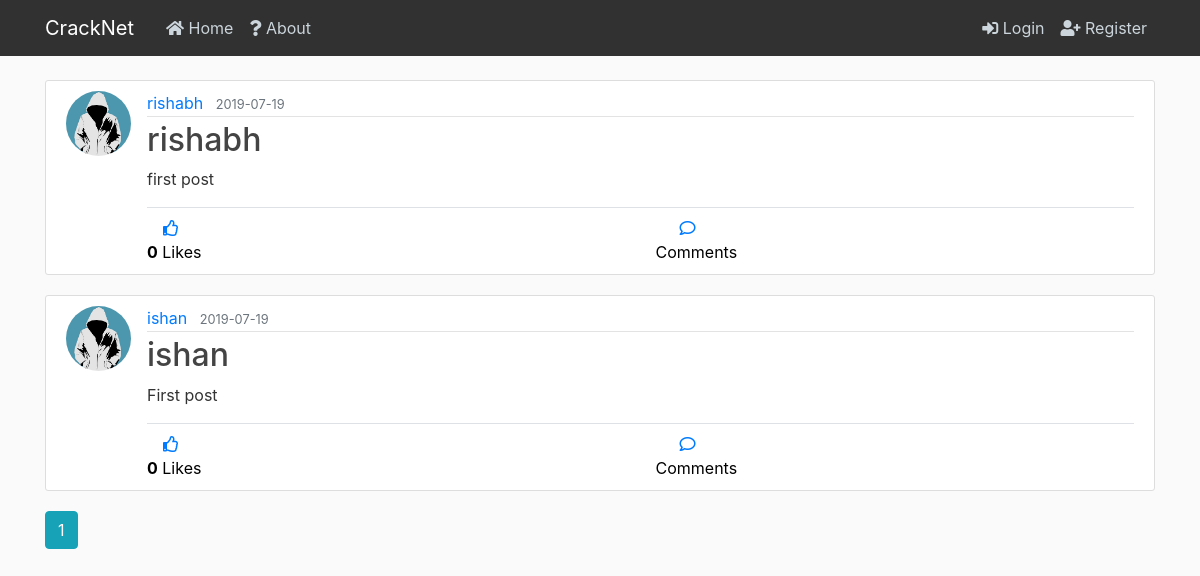
Page /home on the earlier database version.
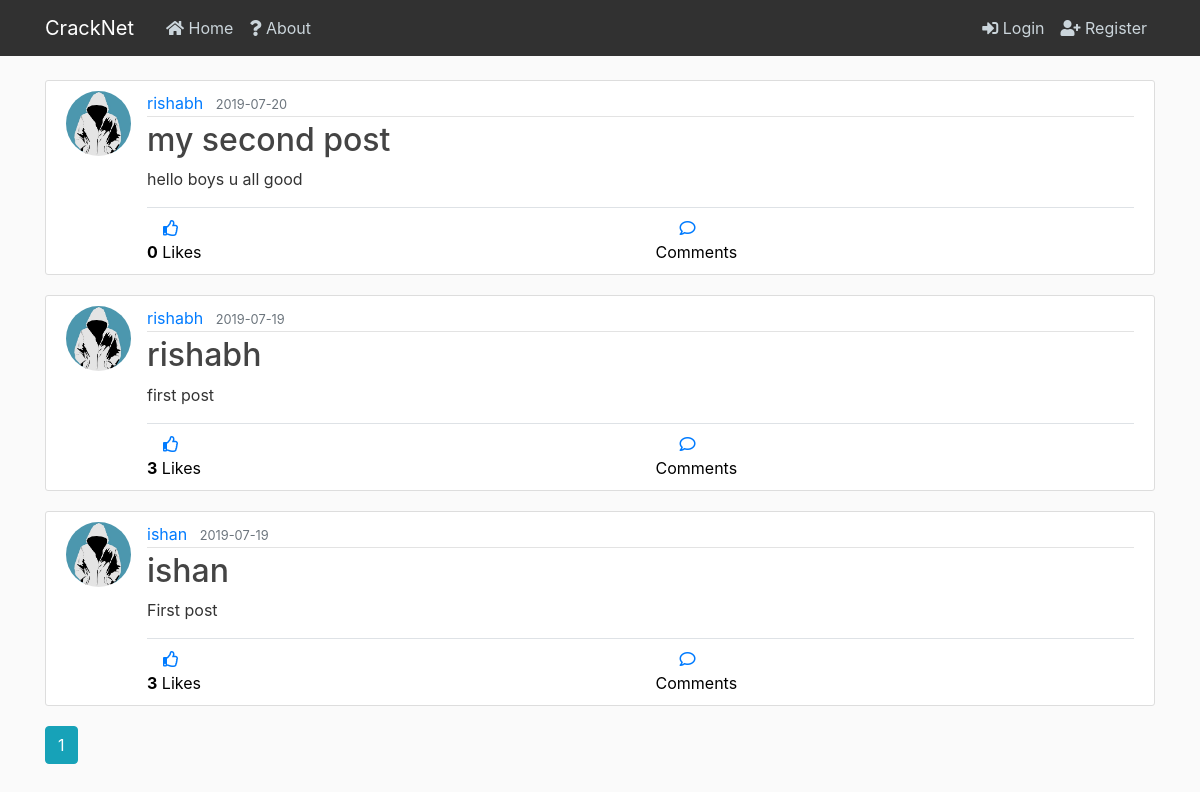
Same page on the later database version.
### flaskblog/models.py (models this page shows, shortened)
class Post(db.Model):
    id = db.Column(db.Integer, primary_key=True)
    title = db.Column(db.String(100), nullable=False)
    date_posted = db.Column(db.DateTime, nullable=False, default=datetime.utcnow)
    content = db.Column(db.Text, nullable=False)
    likes = db.Column(db.Integer, nullable=False, default=0)
    liked_users = db.Column(db.String(100000),default="")
    user_id = db.Column(db.Integer, db.ForeignKey('user.id'), nullable=False)
    comments = db.relationship('Comment', backref='post', lazy=True)

class User(db.Model, UserMixin):
    id = db.Column(db.Integer, primary_key=True)
    username = db.Column(db.String(20), unique=True, nullable=False)
    email = db.Column(db.String(120), unique=True, nullable=False)
    image_file = db.Column(db.String(20), nullable=False, default='default.jpg')
    connections=db.Column(db.Integer, nullable=False, default=0)
    connected_users=db.Column(db.String(100000), default="")
    password = db.Column(db.String(60), nullable=False)
    posts = db.relationship('Post', backref='author', lazy=True)
    comments = db.relationship('Comment', backref='author', lazy=True)
    messages = db.relationship('Message', backref='author', lazy=True)

### flaskblog/routes.py (the view)
@app.route("/home")
def home():
    page = request.args.get('page', 1, type=int)
    posts = Post.query.order_by(Post.date_posted.desc()).paginate(page=page, per_page=5)
    return render_template('home.html', posts=posts)

### flaskblog/templates/home.html
{% extends "layout.html" %}
{% block content %}
    {% for post in posts.items %}
        <article class="media content-section">
          <img class="rounded-circle article-img" src="{{ url_for('static', filename='profile_pics/' + post.author.image_file) }}">
          <div class="media-body">
            <div class="article-metadata">
              {% if current_user.username != post.author.username %}
                <a class="mr-2" href="{{ url_for('profile', username=post.author.username) }}">{{ post.author.username }}</a>
              {% else %}
                <a class="mr-2" href="{{ url_for('account') }}">{{ post.author.username }}</a>
              {% endif %}
              <small class="text-muted">{{ post.date_posted.strftime('%Y-%m-%d') }}</small>
            </div>
            <h2><a class="article-title" href="{{ url_for('post', post_id=post.id) }}">{{ post.title }}</a></h2>
            <p class="article-content">{{ post.content }}</p>
            <div class="like-btn-box border-top pt-2">
              <div class="row">
                <div class="col">
                  <a href="{{ url_for('likes', post_id=post.id) }}"><i class="far fa-thumbs-up ml-3"></i></a><br>
                  <a class="no-color" href="{{ url_for('user_list', content='like', id=post.id) }}"><span><strong>{{post.likes}}</strong> Likes</span></a>
                </div>
                <div class="col">
                  <a class="comment" href="{{ url_for('comments', post_id=post.id) }}"><i class="far fa-comment ml-4"></i></a><br>
                  <a class="no-color" href="{{ url_for('comments', post_id=post.id) }}"><span><strong></strong> Comments</span></a>
                </div>
              </div>
            </div>
          </div>
        </article>
    {% endfor %}
    {% for page_num in posts.iter_pages(left_edge=1, right_edge=1, left_current=1, right_current=2) %}
      {% if page_num %}
        {% if posts.page == page_num %}
          <a class="btn btn-info mb-4" href="{{ url_for('home', page=page_num) }}">{{ page_num }}</a>
        {% else %}
          <a class="btn btn-outline-info mb-4" href="{{ url_for('home', page=page_num) }}">{{ page_num }}</a>
        {% endif %}
      {% else %}
        ...
      {% endif %}
    {% endfor %}
{% endblock content %}

### flaskblog/templates/layout.html (shortened to what this page needs)
<!DOCTYPE html>
<html>
<head>
    <link rel="stylesheet" href="https://maxcdn.bootstrapcdn.com/bootstrap/4.0.0/css/bootstrap.min.css">
    <link rel="stylesheet" href="https://use.fontawesome.com/releases/v5.8.2/css/all.css">
    <link rel="stylesheet" type="text/css" href="{{ url_for('static', filename='main.css') }}">
</head>
<body>
    <header class="site-header">
      <nav class="navbar navbar-expand-md navbar-dark bg-steel fixed-top">
        <div class="container">
          <a class="navbar-brand mr-4" href="/">CrackNet</a>
          <div class="collapse navbar-collapse" id="navbarToggle">
            <div class="navbar-nav mr-auto">
              <a class="nav-item nav-link" href="{{ url_for('home') }}"><i class="fas fa-home"></i> Home</a>
              <a class="nav-item nav-link" href="{{ url_for('about') }}"><i class="fas fa-question"></i> About</a>
            </div>
            <div class="navbar-nav">
              {% if current_user.is_authenticated %}
                <a class="nav-item nav-link" href="{{ url_for('new_post') }}"><i class="fas fa-plus"></i> New Post</a>
                <li class="nav-item dropdown">
                  <a class="nav-link dropdown-toggle" href="#" id="navbarDropdown" role="button" data-toggle="dropdown" aria-haspopup="true" aria-expanded="false">
                    <i class="fab fa-buffer"></i> Special Features
                  </a>
                  <div class="dropdown-menu" aria-labelledby="navbarDropdown">
                    <a class="dropdown-item" href="{{ url_for('material') }}"><i class="fas fa-user-graduate"></i> Study Material</a>
                    <a class="dropdown-item" href="{{ url_for('help_desk') }}"><i class="fas fa-hands-helping"></i> Freshers Help-Desk</a>
                    <a class="dropdown-item" href="{{ url_for('clubs') }}"><i class="fas fa-users"></i> Clubs</a>
                    <div class="dropdown-divider"></div>
                    <a class="dropdown-item" href="#">Something else here</a>
                  </div>
                </li>
                <a class="nav-item nav-link" href="{{ url_for('account') }}"><img class="acc-nav-img" src="{{ url_for('static', filename='profile_pics/' + current_user.image_file) }}">  {{current_user.username}}</a>
                <a class="nav-item nav-link" href="{{ url_for('logout') }}"><i class="fas fa-sign-out-alt"></i> Logout</a>
              {% else %}
                <a class="nav-item nav-link" href="{{ url_for('login') }}"><i class="fas fa-sign-in-alt"></i> Login</a>
                <a class="nav-item nav-link" href="{{ url_for('register') }}"><i class="fas fa-user-plus"></i> Register</a>
              {% endif %}
            </div>
          </div>
        </div>
      </nav>
    </header>
    <main role="main" class="container">
      <div class="row">
        <div class="col-md-12">
          {% block content %}{% endblock %}
        </div>
      </div>
    </main>
</body>
</html>

### flaskblog/static/main.css (style rules this page uses)
body { background: #fafafa; color: #333333; margin-top: 5rem; }
h1, h2, h3, h4, h5, h6 { color: #444444; }
.bg-steel { background-color: #313131; }
.site-header .navbar-nav .nav-link { color: #cbd5db; }
.content-section { background: #ffffff; padding: 10px 20px; border: 1px solid #dddddd; border-radius: 3px; margin-bottom: 20px; }
.article-title { color: #444444; }
.article-content { white-space: pre-line; }
.article-img { height: 65px; width: 65px; margin-right: 16px; }
.article-metadata { padding-bottom: 1px; margin-bottom: 4px; border-bottom: 1px solid #e3e3e3 }
a.no-color { color:black; }

Differences in the rows shown:
added Post: image_file (placeholder picture), author.username "rishabh", date_posted "2019-07-20", title "my second post", content "hello boys u all good", likes "0"
changed Post "first post": likes "0" → "3"
changed Post "ishan": likes "0" → "3"
